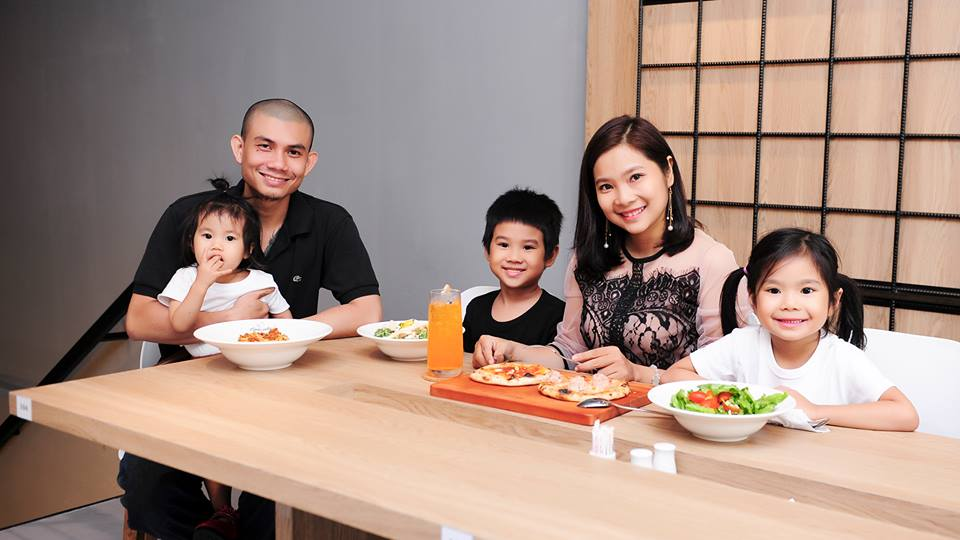
#> input picture gia_dinh.jpg, 960 x 540 px
$ python 'face detection.py'
#> lines starting #> are read from the running program, lines starting #| are printed output that depends on the picture; after the words box and inside, x2 and y2 are one past the last pixel; in counts of white or black regions, pixels touching at a corner belong together
import numpy as np
import cv2 as cv

face_cascade = cv.CascadeClassifier('haarcascade_frontalface_default.xml')
img = cv.imread('gia_dinh.jpg')
#> img is the input picture: shape (540, 960, 3); mean B, G, R 129.9, 141.1, 165.1
gray = cv.cvtColor(img, cv.COLOR_BGR2GRAY)
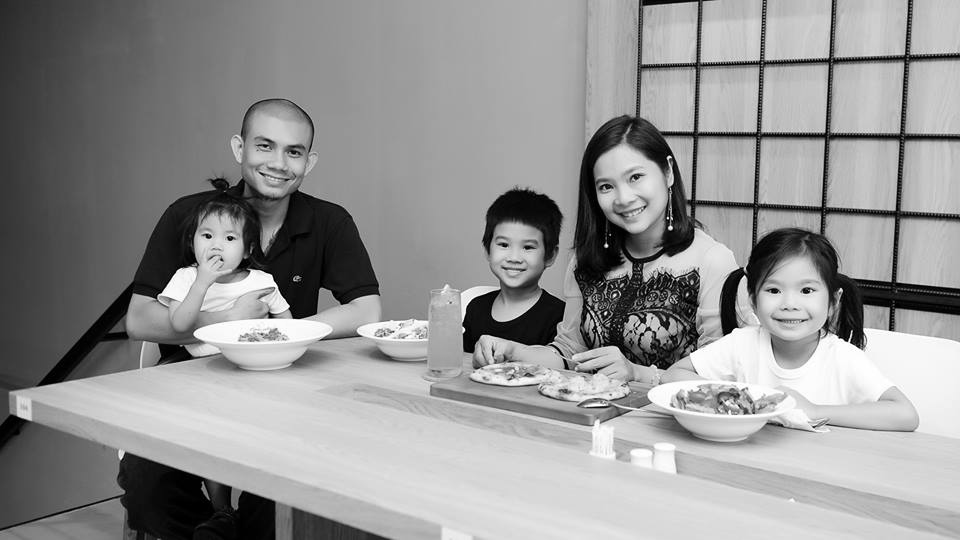
#> gray: shape (540, 960); min 0, max 255, mean 147
faces = face_cascade.detectMultiScale(gray, 1.3, 5)
#> faces = [[188, 212, 63, 63], [482, 219, 67, 67], [237, 116, 84, 84], [583, 148, 84, 84], [749, 256, 86, 86]]

for (x,y,w,h) in faces:
    cv.rectangle(img,(x,y),(x+w,y+h),(255,0,0),2)
    roi_gray = gray[y:y+h, x:x+w]
    roi_color = img[y:y+h, x:x+w]
#> this loop made 5 passes
#> pass 1, `roi_gray = gray[y:y+h, x:x+w]`:
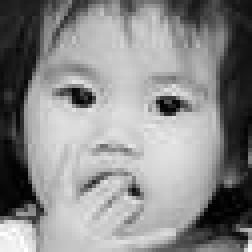
#> roi_gray: shape (63, 63) (shown 4 times larger); min 0, max 255, mean 138.6
#> pass 1, `roi_color = img[y:y+h, x:x+w]`:
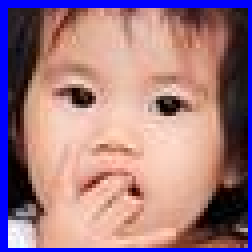
#> roi_color: shape (63, 63, 3) (shown 4 times larger); mean B, G, R 131.5, 121.5, 160.8
#> pass 2, `roi_gray = gray[y:y+h, x:x+w]`:
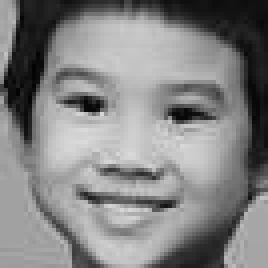
#> roi_gray: shape (67, 67) (shown 4 times larger); min 3, max 219, mean 131.4
#> pass 2, `roi_color = img[y:y+h, x:x+w]`:
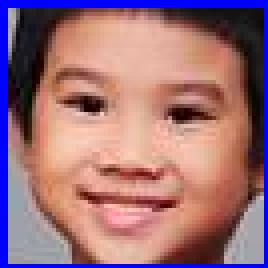
#> roi_color: shape (67, 67, 3) (shown 4 times larger); mean B, G, R 121.7, 111.3, 155.4
#> after the loop:
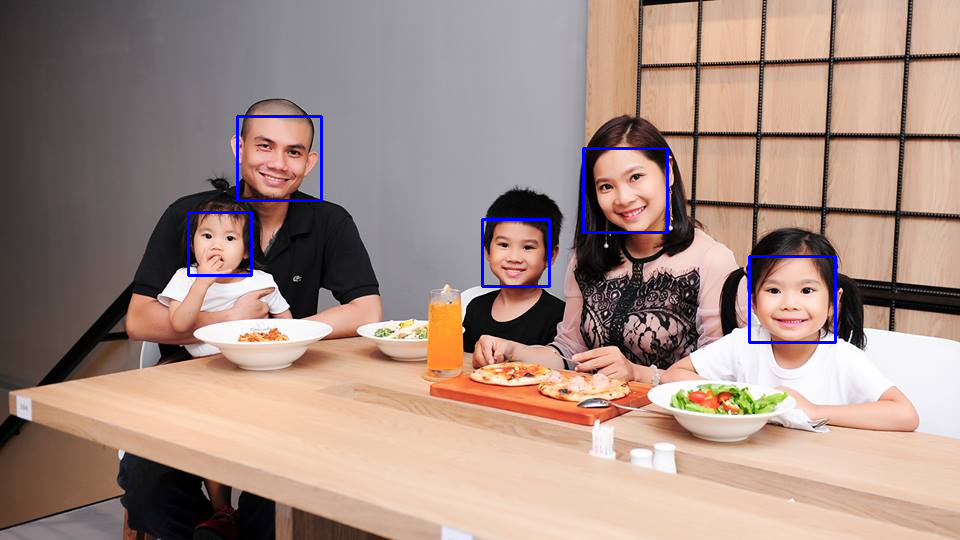
#> img: shape (540, 960, 3); 0.89% of pixels changed, all inside (x1, y1, x2, y2) = (187, 115, 837, 344)
cv.imshow('img',img)

img_detect='gia_dinh_detect.jpg'
cv.imwrite(img_detect,img)
cv.waitKey(0)
cv.destroyAllWindows()
